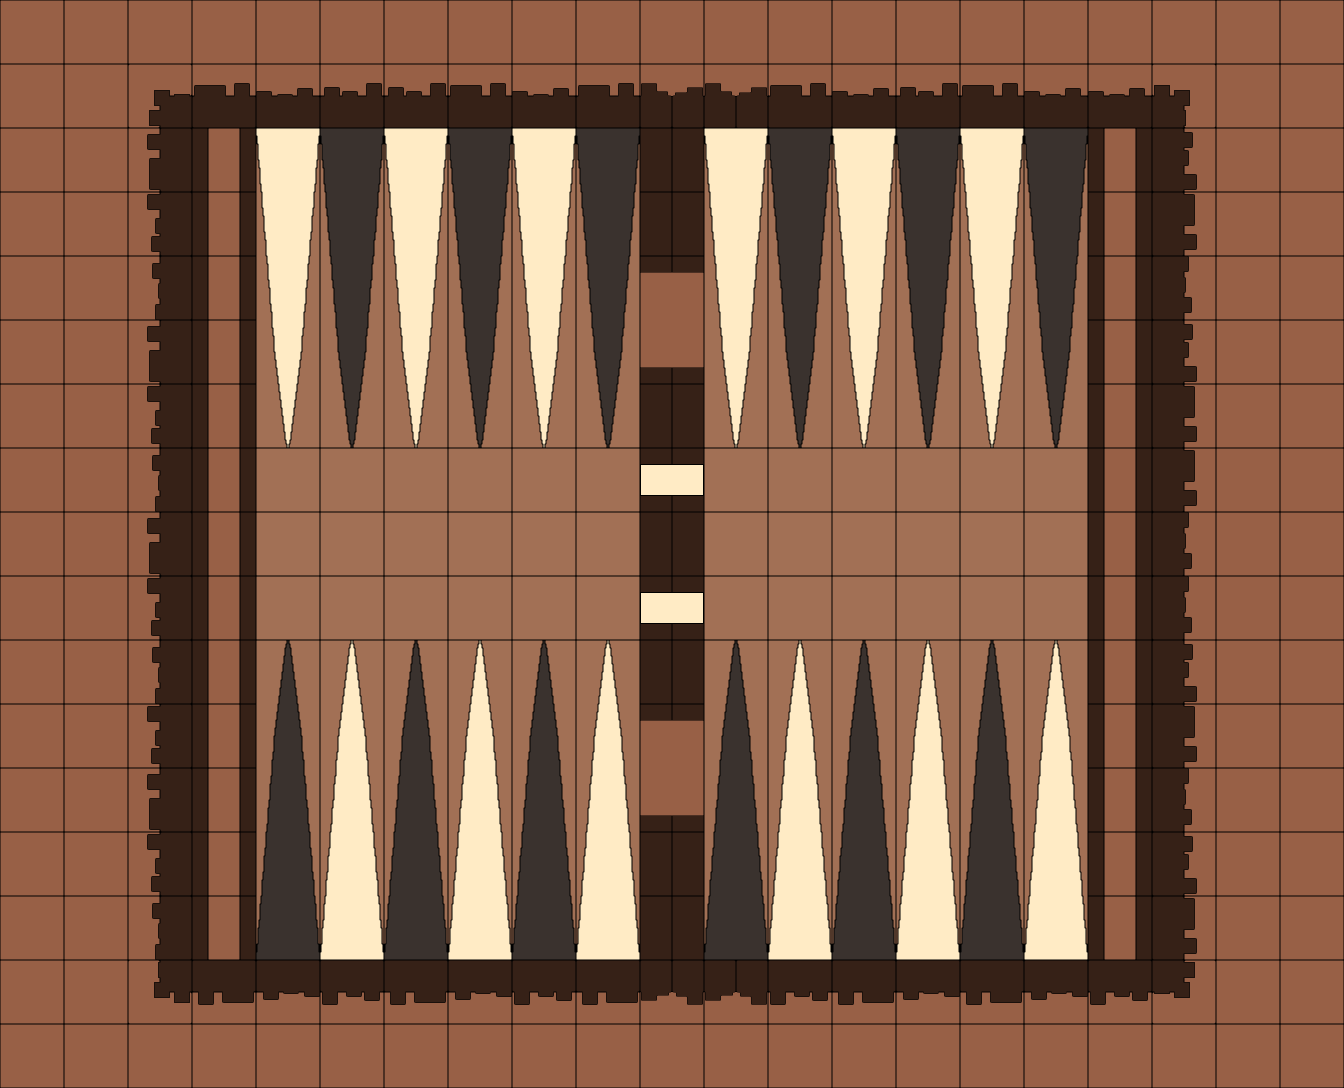

This game map was drawn from its Tiled (.tmx) file and the tilesets committed beside it. A one-line description and the full map source follow:
An orthogonal 21x17 tile map with 64x64 px tiles, 1 tile layer (Board), 2 tilesets and 30 objects (15x WhiteStone, 15x BlackStone).

<map version="1.10" tiledversion="1.10.2" orientation="orthogonal" renderorder="right-down" width="21" height="17" tilewidth="64" tileheight="64" infinite="0" nextlayerid="3" nextobjectid="36">
 <tileset firstgid="1" source="../Group 12.tsx" />
 <tileset firstgid="62" source="../Group 12.tsx" />
 <layer id="1" name="Board" width="21" height="17">
  <data encoding="csv">
107,107,107,107,107,107,107,107,107,107,107,107,107,107,107,107,107,107,107,107,107,
107,107,14,7,8,15,15,7,8,7,3221225502,3221225502,7,8,15,7,8,8,12,107,107,
107,107,1,38,19,20,19,20,19,20,32,19,20,19,20,19,20,38,5,107,107,
107,107,9,38,27,28,27,28,27,28,32,27,28,27,28,27,28,38,13,107,107,
107,107,2,38,35,36,35,36,35,36,31,35,36,35,36,35,36,38,6,107,107,
107,107,1,38,43,44,43,44,43,44,39,43,44,43,44,43,44,38,5,107,107,
107,107,9,38,51,52,51,52,51,52,32,51,52,51,52,51,52,38,13,107,107,
107,107,2,38,23,23,23,23,23,23,40,23,23,23,23,23,23,38,13,107,107,
107,107,1,38,23,23,23,23,23,23,32,23,23,23,23,23,23,38,6,107,107,
107,107,9,38,23,23,23,23,23,23,40,23,23,23,23,23,23,38,6,107,107,
107,107,2,38,17,18,17,18,17,18,32,17,18,17,18,17,18,38,5,107,107,
107,107,9,38,25,26,25,26,25,26,31,25,26,25,26,25,26,38,13,107,107,
107,107,1,38,33,34,33,34,33,34,39,33,34,33,34,33,34,38,6,107,107,
107,107,9,38,41,42,41,42,41,42,32,41,42,41,42,41,42,38,5,107,107,
107,107,2,38,49,50,49,50,49,50,32,49,50,49,50,49,50,38,13,107,107,
107,107,16,3,4,11,3,4,11,3,30,30,11,3,4,3,4,11,10,107,107,
107,107,107,107,107,107,107,107,107,107,107,107,107,107,107,107,107,107,107,107,107
</data>
 </layer>
 <objectgroup id="2" name="Stone">
  <object id="-1" name="WhiteStone" gid="22" x="1024" y="191.25" width="64" height="64" />
  <object id="-2" name="WhiteStone" gid="22" x="1023.25" y="256.25" width="64" height="64" />
  <object id="-3" name="WhiteStone" gid="22" x="256.364" y="191.818" width="64" height="64" />
  <object id="-4" name="WhiteStone" gid="22" x="256.25" y="255.75" width="64" height="64" />
  <object id="-5" name="WhiteStone" gid="22" x="256" y="319.25" width="64" height="64" />
  <object id="-6" name="WhiteStone" gid="22" x="255.5" y="383" width="64" height="64" />
  <object id="-7" name="WhiteStone" gid="22" x="255.75" y="447" width="64" height="64" />
  <object id="-11" name="WhiteStone" gid="22" x="703.333" y="958.667" width="64" height="64" />
  <object id="-12" name="WhiteStone" gid="22" x="704" y="896.667" width="64" height="64" />
  <object id="-13" name="WhiteStone" gid="22" x="703.333" y="832" width="64" height="64" />
  <object id="-14" name="WhiteStone" gid="22" x="704" y="768.667" width="64" height="64" />
  <object id="-15" name="WhiteStone" gid="22" x="703.333" y="704.667" width="64" height="64" />
  <object id="-8" name="WhiteStone" gid="22" x="512.25" y="960.25" width="64" height="64" />
  <object id="-9" name="WhiteStone" gid="22" x="511.75" y="896.5" width="64" height="64" />
  <object id="-10" name="WhiteStone" gid="22" x="512.5" y="832.25" width="64" height="64" />
  <object id="1" name="BlackStone" gid="21" x="1024.67" y="960.167" width="64" height="64" />
  <object id="2" name="BlackStone" gid="21" x="1024.67" y="896.667" width="64" height="64" />
  <object id="11" name="BlackStone" gid="21" x="704.333" y="192.667" width="64" height="64" />
  <object id="10" name="BlackStone" gid="21" x="512.25" y="320.25" width="64" height="64" />
  <object id="12" name="BlackStone" gid="21" x="704" y="255.667" width="64" height="64" />
  <object id="13" name="BlackStone" gid="21" x="704.333" y="318.333" width="64" height="64" />
  <object id="14" name="BlackStone" gid="21" x="703.667" y="381.667" width="64" height="64" />
  <object id="15" name="BlackStone" gid="21" x="704" y="444.333" width="64" height="64" />
  <object id="3" name="BlackStone" gid="21" x="256.25" y="960.25" width="64" height="64" />
  <object id="4" name="BlackStone" gid="21" x="257.5" y="896.5" width="64" height="64" />
  <object id="5" name="BlackStone" gid="21" x="256.5" y="832" width="64" height="64" />
  <object id="6" name="BlackStone" gid="21" x="256.5" y="768.5" width="64" height="64" />
  <object id="9" name="BlackStone" gid="21" x="512.75" y="256.5" width="64" height="64" />
  <object id="7" name="BlackStone" gid="21" x="255.5" y="704.5" width="64" height="64" />
  <object id="8" name="BlackStone" gid="21" x="511.75" y="192.75" width="64" height="64" />
 </objectgroup>
</map>
